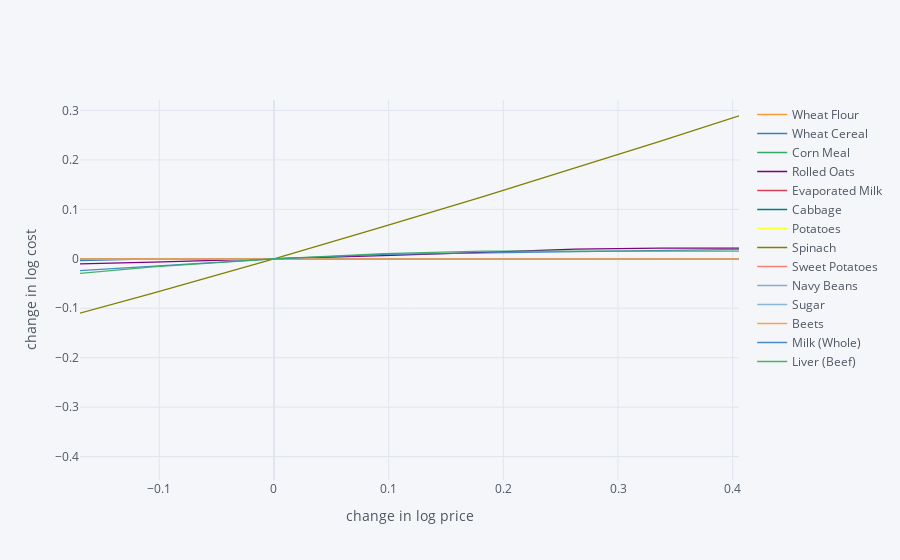

Source (notebook cell):
### Markdown cell above
As prices change, we should expect the minimum cost diet to also
  change.  The code below creates a graph which changes prices away
  from the \`base&rsquo; case one food at a time, and plots changes in total
  diet cost.

### Code cell
!pip install cufflinks
import cufflinks as cf
cf.go_offline()

scale = [.5,.6,.7,.8,.9,1.,1.1,1.2,1.3,1.4,1.5]

cost0 = solve_subsistence_problem(FoodNutrients,Prices,diet_min[group],diet_max[group],tol=tol).fun

Price_response={}
for s in scale:
    cost = {}
    for i,p in enumerate(Prices):
        my_p = Prices.copy()
        my_p.iloc[i] = p*s
        result = solve_subsistence_problem(FoodNutrients,my_p,diet_min[group],diet_max[group],tol=tol)
        cost[Prices.index[i]] = np.log(result.fun/cost0)
    Price_response[np.log(s)] = cost

Price_response = pd.DataFrame(Price_response).T
Price_response.iplot(xTitle='change in log price',yTitle='change in log cost')

### Figure 1 — Plotly figure (JSON) as saved in the notebook; plotly's stock layout.template omitted (floating-point values rounded to 4 significant figures)
{"data": [{"line": {"color": "rgba(255, 153, 51, 1.0)", "dash": "solid", "shape": "linear", "width": 1.3}, "mode": "lines", "name": "Wheat Flour", "text": "", "type": "scatter", "x": [-0.6931, -0.5108, -0.3567, -0.2231, -0.1054, 0, 0.09531, 0.1823, 0.2624, 0.3365, 0.4055], "y": [-0.001086, 0, 0, 0, 0, 0, 0, 0, 0, 0, 0]}, {"line": {"color": "rgba(55, 128, 191, 1.0)", "dash": "solid", "shape": "linear", "width": 1.3}, "mode": "lines", "name": "Wheat Cereal", "text": "", "type": "scatter", "x": [-0.6931, -0.5108, -0.3567, -0.2231, -0.1054, 0, 0.09531, 0.1823, 0.2624, 0.3365, 0.4055], "y": [-0.05073, -0.03585, -0.02119, -0.006736, 0, 0, 0, 0, 0, 0, 0]}, {"line": {"color": "rgba(50, 171, 96, 1.0)", "dash": "solid", "shape": "linear", "width": 1.3}, "mode": "lines", "name": "Corn Meal", "text": "", "type": "scatter", "x": [-0.6931, -0.5108, -0.3567, -0.2231, -0.1054, 0, 0.09531, 0.1823, 0.2624, 0.3365, 0.4055], "y": [0, 0, 0, 0, 0, 0, 0, 0, 0, 0, 0]}, {"line": {"color": "rgba(128, 0, 128, 1.0)", "dash": "solid", "shape": "linear", "width": 1.3}, "mode": "lines", "name": "Rolled Oats", "text": "", "type": "scatter", "x": [-0.6931, -0.5108, -0.3567, -0.2231, -0.1054, 0, 0.09531, 0.1823, 0.2624, 0.3365, 0.4055], "y": [-0.03372, -0.02689, -0.0201, -0.01335, -0.006655, 0, 0.006611, 0.01318, 0.01963, 0.02155, 0.02155]}, {"line": {"color": "rgba(219, 64, 82, 1.0)", "dash": "solid", "shape": "linear", "width": 1.3}, "mode": "lines", "name": "Evaporated Milk", "text": "", "type": "scatter", "x": [-0.6931, -0.5108, -0.3567, -0.2231, -0.1054, 0, 0.09531, 0.1823, 0.2624, 0.3365, 0.4055], "y": [0, 0, 0, 0, 0, 0, 0, 0, 0, 0, 0]}, {"line": {"color": "rgba(0, 128, 128, 1.0)", "dash": "solid", "shape": "linear", "width": 1.3}, "mode": "lines", "name": "Cabbage", "text": "", "type": "scatter", "x": [-0.6931, -0.5108, -0.3567, -0.2231, -0.1054, 0, 0.09531, 0.1823, 0.2624, 0.3365, 0.4055], "y": [-0.03249, -0.009164, 0, 0, 0, 0, 0, 0, 0, 0, 0]}, {"line": {"color": "rgba(255, 255, 51, 1.0)", "dash": "solid", "shape": "linear", "width": 1.3}, "mode": "lines", "name": "Potatoes", "text": "", "type": "scatter", "x": [-0.6931, -0.5108, -0.3567, -0.2231, -0.1054, 0, 0.09531, 0.1823, 0.2624, 0.3365, 0.4055], "y": [0, 0, 0, 0, 0, 0, 0, 0, 0, 0, 0]}, {"line": {"color": "rgba(128, 128, 0, 1.0)", "dash": "solid", "shape": "linear", "width": 1.3}, "mode": "lines", "name": "Spinach", "text": "", "type": "scatter", "x": [-0.6931, -0.5108, -0.3567, -0.2231, -0.1054, 0, 0.09531, 0.1823, 0.2624, 0.3365, 0.4055], "y": [-0.4086, -0.3124, -0.2247, -0.144, -0.06943, 0, 0.06492, 0.1259, 0.1833, 0.2377, 0.2892]}, {"line": {"color": "rgba(251, 128, 114, 1.0)", "dash": "solid", "shape": "linear", "width": 1.3}, "mode": "lines", "name": "Sweet Potatoes", "text": "", "type": "scatter", "x": [-0.6931, -0.5108, -0.3567, -0.2231, -0.1054, 0, 0.09531, 0.1823, 0.2624, 0.3365, 0.4055], "y": [0, 0, 0, 0, 0, 0, 0, 0, 0, 0, 0]}, {"line": {"color": "rgba(128, 177, 211, 1.0)", "dash": "solid", "shape": "linear", "width": 1.3}, "mode": "lines", "name": "Navy Beans", "text": "", "type": "scatter", "x": [-0.6931, -0.5108, -0.3567, -0.2231, -0.1054, 0, 0.09531, 0.1823, 0.2624, 0.3365, 0.4055], "y": [0, 0, 0, 0, 0, 0, 0, 0, 0, 0, 0]}, {"line": {"color": "rgba(128, 177, 211, 0.8999999999999999)", "dash": "solid", "shape": "linear", "width": 1.3}, "mode": "lines", "name": "Sugar", "text": "", "type": "scatter", "x": [-0.6931, -0.5108, -0.3567, -0.2231, -0.1054, 0, 0.09531, 0.1823, 0.2624, 0.3365, 0.4055], "y": [0, 0, 0, 0, 0, 0, 0, 0, 0, 0, 0]}, {"line": {"color": "rgba(255, 153, 51, 0.8999999999999999)", "dash": "solid", "shape": "linear", "width": 1.3}, "mode": "lines", "name": "Beets", "text": "", "type": "scatter", "x": [-0.6931, -0.5108, -0.3567, -0.2231, -0.1054, 0, 0.09531, 0.1823, 0.2624, 0.3365, 0.4055], "y": [-0.04661, -0.02594, -0.006699, 0, 0, 0, 0, 0, 0, 0, 0]}, {"line": {"color": "rgba(55, 128, 191, 0.8999999999999999)", "dash": "solid", "shape": "linear", "width": 1.3}, "mode": "lines", "name": "Milk (Whole)", "text": "", "type": "scatter", "x": [-0.6931, -0.5108, -0.3567, -0.2231, -0.1054, 0, 0.09531, 0.1823, 0.2624, 0.3365, 0.4055], "y": [-0.103, -0.07657, -0.05203, -0.03159, -0.01567, 0, 0.009188, 0.01172, 0.01425, 0.01677, 0.01928]}, {"line": {"color": "rgba(50, 171, 96, 0.8999999999999999)", "dash": "solid", "shape": "linear", "width": 1.3}, "mode": "lines", "name": "Liver (Beef)", "text": "", "type": "scatter", "x": [-0.6931, -0.5108, -0.3567, -0.2231, -0.1054, 0, 0.09531, 0.1823, 0.2624, 0.3365, 0.4055], "y": [-0.1174, -0.0912, -0.06564, -0.04072, -0.01641, 0, 0.01069, 0.01558, 0.01558, 0.01558, 0.01558]}], "layout": {"autosize": true, "legend": {"bgcolor": "#F5F6F9", "font": {"color": "#4D5663"}}, "paper_bgcolor": "#F5F6F9", "plot_bgcolor": "#F5F6F9", "title": {"font": {"color": "#4D5663"}}, "xaxis": {"autorange": false, "gridcolor": "#E1E5ED", "range": [-0.1692, 0.4055], "showgrid": true, "tickfont": {"color": "#4D5663"}, "title": {"font": {"color": "#4D5663"}, "text": "change in log price"}, "type": "linear", "zerolinecolor": "#E1E5ED"}, "yaxis": {"autorange": false, "gridcolor": "#E1E5ED", "range": [-0.4473, 0.3212], "showgrid": true, "tickfont": {"color": "#4D5663"}, "title": {"font": {"color": "#4D5663"}, "text": "change in log cost"}, "type": "linear", "zerolinecolor": "#E1E5ED"}}}
